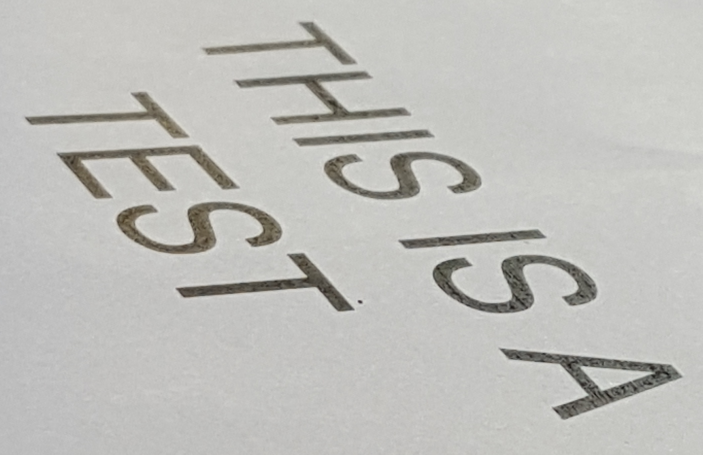
#> input picture skew_correction/debug00_input.png, 1405 x 910 px (shown at 1/2 size); its folder holds only this picture in this run
$ python unproject_text.py debug00_input.png
#> lines starting #> are read from the running program, lines starting #| are printed output that depends on the picture; after the words box and inside, x2 and y2 are one past the last pixel; in counts of white or black regions, pixels touching at a corner belong together
### skew_correction/ellipse.py
from __future__ import print_function

import numpy

# [6 lines left out: function _params_str, not called in this run]

######################################################################

GPARAMS_NAMES = ('x0', 'y0', 'a', 'b', 'theta')
GPARAMS_DISPLAY_NAMES = ('x₀', 'y₀', 'a', 'b', 'θ')

def gparams_str(gparams):
    '''Convert geometric parameters to nice printable string.'''
    return _params_str(GPARAMS_DISPLAY_NAMES, gparams)

# [19 lines left out: function gparams_evaluate, not called in this run]

def gparams_from_conic(conic):

    '''Convert the given conic parameters to geometric ellipse parameters.'''

    k, ab = conic_scale(conic)

    if numpy.isinf(ab):
        return None

    A, B, C, D, E, F = tuple(conic)

    T = B**2 - 4*A*C

    x0 = (2*C*D - B*E)/T
    y0 = (2*A*E - B*D)/T

    S = A*E**2 + C*D**2 - B*D*E + (B**2 - 4*A*C)*F
    U = numpy.sqrt((A - C)**2 + B**2)

    a = -numpy.sqrt(2*S*(A+C+U))/T
    b = -numpy.sqrt(2*S*(A+C-U))/T

    theta = numpy.arctan2(C-A-U, B)

    return numpy.array((x0, y0, a, b, theta))

def _gparams_sincos_from_moments(m):

    '''Convert from moments to canonical parameters, except postpone the
    final arctan until later. Formulas determined largely by trial and
    error.
    '''

    m00, m10, m01, mu20, mu11, mu02 = tuple(m)

    x0 = m10 / m00
    y0 = m01 / m00

    A = 4*mu02/m00
    B = -8*mu11/m00
    C = 4*mu20/m00

    U = numpy.sqrt((A - C)**2 + B**2)
    T = B**2 - 4*A*C
    S = 1.0

    a = -numpy.sqrt(2*S*(A+C+U))/T
    b = -numpy.sqrt(2*S*(A+C-U))/T

    # we want a * b * pi = m00
    #
    # so if we are off by some factor, we should scale a and b by this factor
    #
    # we need to fix things up somehow because moments have 6 DOF and
    # ellipse has only 5.
    area = numpy.pi * a * b
    scl = numpy.sqrt(m00 / area)
    a *= scl
    b *= scl

    sincos = numpy.array([C-A-U, B])
    sincos /= numpy.linalg.norm(sincos)

    s, c = sincos

    return numpy.array((x0, y0, a, b, s, c))

# [10 lines left out: function gparams_from_moments, not called in this run]

######################################################################

CONIC_NAMES = ('A', 'B', 'C', 'D', 'E', 'F')
CONIC_DISPLAY_NAMES = ('A', 'B', 'C', 'D', 'E', 'F')

# [4 lines left out: function conic_str, not called in this run]

def conic_scale(conic):

    '''Returns a pair (k, ab) for the given conic parameters, where k is
the scale factor to divide all parameters by in order to normalize
them, and ab is the product of the semimajor and semiminor axis
(i.e. the ellipse's area, divided by pi). If the conic does not
describe an ellipse, then this returns infinity, infinity.
    '''

    A, B, C, D, E, F = tuple(conic)

    T = 4*A*C - B*B

    if T < 0.0:
        return numpy.inf, numpy.inf

    S = A*E**2 + B**2*F + C*D**2 - B*D*E - 4*A*C*F

    if not S:
        return numpy.inf, numpy.inf


    k = 0.25*T**2/S
    ab = 2.0*S/(T*numpy.sqrt(T))

    return k, ab

# [14 lines left out: function conic_from_points, not called in this run]

def conic_transform(conic, H):

    '''Returns the parameters of a conic after being transformed through a
3x3 homography H. This is straightforward since a conic can be
represented as a symmetric matrix (see
https://en.wikipedia.org/wiki/Matrix_representation_of_conic_sections).
    '''

    A, B, C, D, E, F = tuple(conic)

    M = numpy.array([[A, 0.5*B, 0.5*D],
                     [0.5*B, C, 0.5*E],
                     [0.5*D, 0.5*E, F]])

    Hinv = numpy.linalg.inv(H)

    M = numpy.dot(Hinv.T, numpy.dot(M, Hinv))

    A = M[0, 0]
    B = M[0, 1]*2
    C = M[1, 1]
    D = M[0, 2]*2
    E = M[1, 2]*2
    F = M[2, 2]

    return numpy.array((A, B, C, D, E, F))

def _conic_from_gparams_sincos(gparams_sincos):

    x0, y0, a, b, s, c = gparams_sincos

    A = a**2 * s**2 + b**2 * c**2
    B = 2*(b**2 - a**2) * s * c
    C = a**2 * c**2 + b**2 * s**2
    D = -2*A*x0 - B*y0
    E = -B*x0 - 2*C*y0
    F = A*x0**2 + B*x0*y0 + C*y0**2 - a**2*b**2

    return numpy.array((A, B, C, D, E, F))

# [11 lines left out: function conic_from_gparams, not called in this run]

def conic_from_moments(moments):

    g = _gparams_sincos_from_moments(moments)

    return _conic_from_gparams_sincos(g)

######################################################################

MOMENTS_NAMES = ('m00', 'm10', 'm01', 'mu20', 'mu11', 'mu02')
MOMENTS_DISPLAY_NAMES = ('m₀₀', 'm₁₀', 'm₀₁', 'mu₂₀', 'mu₁₁', 'mu₀₂')

def moments_from_dict(m):

    '''Create shape moments tuple from a dictionary (i.e. returned by cv2.moments).'''
    return numpy.array([m[n] for n in MOMENTS_NAMES])

def moments_str(m):
    '''Convert shape moments to nice printable string.'''
    return _params_str(MOMENTS_DISPLAY_NAMES, m)


# [318 lines left out: functions moments_from_gparams, moments_from_conic, _perspective_transform, _test_moments, _test_ellipse, not called in this run]

# [3 lines that do not run on import are left out]

### skew_correction/unproject_text.py


from __future__ import unicode_literals, print_function

import sys
import numpy as np
import scipy.optimize
import matplotlib.pyplot as plt
import cv2
import ellipse

DEBUG_IMAGES = []

def debug_show(name, src):

    global DEBUG_IMAGES

    filename = 'debug{:02d}_{}.png'.format(len(DEBUG_IMAGES), name)
    cv2.imwrite(filename, src)

    h, w = src.shape[:2]

    fx = w/1280.0
    fy = h/700.0

    f = 1.0/np.ceil(max(fx, fy))

    if f < 1.0:
        img = cv2.resize(src, (0, 0), None, f, f, cv2.INTER_AREA)
    else:
        img = src.copy()

    DEBUG_IMAGES.append(img)

def translation(x, y):
    return np.array([[1, 0, x], [0, 1, y], [0, 0, 1]], dtype=float)

def rotation(theta):
    c = np.cos(theta)
    s = np.sin(theta)
    return np.array([[c, -s, 0], [s, c, 0], [0, 0, 1]], dtype=float)

def perspective_warp(a, b):
    return np.array([[1, 0, 0], [0, 1, 0], [a, b, 1]], dtype=float)

def slant(sx):
    return np.array([[1, sx, 0], [0, 1, 0], [0, 0, 1]], dtype=float)

def softmax(x, k=1.0):
    b = x.max()
    return np.log( np.exp(k*(x-b)).sum() ) / k + b

def skewed_widths(contours, H):
    xvals = []
    for c in contours:
        pts = cv2.perspectiveTransform(c, H)
        x = pts[:,:,0]
        xvals.append( x.max() - x.min() )
    xvals = np.array(xvals)
    return softmax(xvals, 0.1)

def centered_warp(u0, v0, a, b):
    return np.dot(translation(u0, v0),
                  np.dot(perspective_warp(a, b),
                         translation(-u0, -v0)))

def warp_containing_points(img, pts, H, border=4, shape_only=False):

    '''
    display = img.copy()
    for pt in pts.reshape((-1,2)).astype(int):
        cv2.circle(display, tuple(pt), 4, (255, 0, 0),
                   -1, cv2.LINE_AA)
    debug_show('warp', display)
    '''

    pts2 = cv2.perspectiveTransform(pts, H)
    x0, y0, w, h = cv2.boundingRect(pts2)
    print('got bounding rect', x0, y0, w, h)
    T = translation(-x0+border, -y0+border)
    TH = np.dot(T, H)

    if shape_only:
        return (h+2*border, w+2*border), TH
    else:
        dst = cv2.warpPerspective(img, TH, (w+2*border, h+2*border),
                                  borderMode=cv2.BORDER_REPLICATE)
        return dst, TH

def conic_area_discrepancy(conics, x, H, opt_results=None):

    areas = []

    for conic in conics:
        cx = ellipse.conic_transform(conic, H)
        k, ab = ellipse.conic_scale(cx)
        if np.isinf(ab):
            areas.append(1e20)
        else:
            areas.append(ab)

    areas = np.array(areas)

    areas /= areas.mean() # rescale so mean is 1.0
    areas -= 1 # subtract off mean

    rval = 0.5*np.dot(areas, areas)

    if opt_results is not None:
        if not opt_results or rval < opt_results[-1][-1]:
            opt_results.append( (x, H, rval) )

    return rval

def threshold(img):

    if len(img.shape) > 2:
        img = cv2.cvtColor(img, cv2.COLOR_RGB2GRAY)

    mean = img.mean()
    if mean < 100:
        img = 255-img

    return cv2.adaptiveThreshold(img, 255, cv2.ADAPTIVE_THRESH_MEAN_C,
                                 cv2.THRESH_BINARY_INV, 101, 21)

def get_contours(img):

    work = threshold(img)

    debug_show('threshold', work)

    contours, hierarchy = cv2.findContours(work, cv2.RETR_CCOMP,
                                              cv2.CHAIN_APPROX_NONE)

    return contours, hierarchy

def get_conics(img, contours, hierarchy,
               abs_area_cutoff=0.0001, mean_area_cutoff=0.15):

    hierarchy = hierarchy.reshape((-1, 4))

    conics = []
    used_contours = []
    areas = []
    okcontours = []
    allchildren = []
    pts = np.empty((0,1,2), dtype='float32')
    centroid_accum = np.zeros(2)
    total_area = 0.0

    centroids = []

    abs_area_cutoff *= img.shape[0] * img.shape[1]
    print('abs_area_cutoff = ',abs_area_cutoff)

    for i, (c, h) in enumerate(zip(contours, hierarchy.reshape((-1, 4)))):

        next_idx, prev_idx, child_idx, parent_idx = h

        if parent_idx >= 0:
            continue

        m = ellipse.moments_from_dict(cv2.moments(c))

        if m[0] <= abs_area_cutoff:
            continue

        children = []

        while child_idx >= 0:
            child_contour = contours[child_idx]
            cm = cv2.moments(child_contour)
            if cm['m00'] > abs_area_cutoff:
                children.append(child_contour)
                allchildren.append(child_contour)
            child_idx = hierarchy[child_idx][0]

        if children:
            work = np.zeros(img.shape[:2], dtype=np.uint8)
            cv2.drawContours(work, contours, i, (1,1,1), -1)
            cv2.drawContours(work, children, -1, (0,0,0), -1)
            m = ellipse.moments_from_dict(cv2.moments(work, True))

        centroids.append(m[1:3]/m[0])
        centroid_accum += m[1:3]
        total_area += m[0]
        pts = np.vstack((pts, c.astype('float32')))
        conic = ellipse.conic_from_moments(m)
        okcontours.append(c)
        conics.append(conic)
        areas.append(m[0])

    display = img.copy()
    cv2.drawContours(display, okcontours+allchildren,
                     -1, (0, 255, 0),
                     6, cv2.LINE_AA)

    debug_show('contours_only', display)

    for c, a in zip(okcontours, areas):

        x, y, w, h = cv2.boundingRect(c)


        s = str('{:,d}'.format(int(a)))
        #ctr = (x + w/2 - 15*len(s), y+h/2+10)
        ctr = (x, y+h+20)

        cv2.putText(display, s, ctr,
                    cv2.FONT_HERSHEY_SIMPLEX, 2.0,
                    (0, 0, 0), 12, cv2.LINE_AA)

        cv2.putText(display, s, ctr,
                    cv2.FONT_HERSHEY_SIMPLEX, 2.0,
                    (0, 255, 0), 6, cv2.LINE_AA)

    debug_show('contours', display)

    areas = np.array(areas)
    amean = areas.mean()

    print('got {} contours with {} small.'.format(
        len(areas), (areas < mean_area_cutoff*amean).sum()))

    idx = np.where(areas > mean_area_cutoff*amean)[0]

    conics = np.array(conics)
    conics = conics[idx]
    centroid_accum /= total_area

    display = img.copy()
    for conic in conics:
        x0, y0, a, b, theta = ellipse.gparams_from_conic(conic)
        cv2.ellipse(display, (int(x0), int(y0)), (int(a), int(b)),
                    theta*180/np.pi, 0, 360, (0,0,255), 6, cv2.LINE_AA)

    debug_show('conics', display)

    contours = [okcontours[i].astype('float32') for i in idx]

    if 0:

        centroids = np.array([centroids[i] for i in idx])
        areas = areas[idx]

        # [8 lines left out: function polyfit, not called in this run]

        xfit, xr2 = polyfit(centroids[:,0], areas)
        yfit, yr2 = polyfit(centroids[:,1], areas)

        xlabel = 'X coordinate (r²={:.2f})'.format(xr2)
        ylabel = 'Y coordinate (r²={:.2f})'.format(yr2)

        plt.plot(centroids[:,0], areas, 'b.', zorder=1)
        plt.plot(centroids[:,1], areas, 'r.', zorder=1)
        plt.gca().autoscale(False)
        plt.plot([0, 3000], np.polyval(xfit, [0,3000]), 'b--',
                 zorder=0, label=xlabel)
        plt.plot([0, 3000], np.polyval(yfit, [0,3000]), 'r--',
                 zorder=0, label=ylabel)
        plt.legend(loc='upper right')
        plt.xlabel('X/Y coordinate (px)')
        plt.ylabel('Contour area (px²)')
        plt.savefig('position-vs-area.pdf')


    return conics, contours, centroid_accum

def optimize_conics(conics, p0):

    x0 = np.array([0.0, 0.0])

    hfunc = lambda x: centered_warp(p0[0], p0[1], x[0], x[1])

    opt_results = []

    f = lambda x: conic_area_discrepancy(conics, x, hfunc(x), opt_results)

    res = scipy.optimize.minimize(f, x0, method='Powell')

    H = hfunc(res.x)

    rects = []

    if 0:

        phi = np.linspace(0, 2*np.pi, 16, endpoint=False)
        width, height = 0, 0
        for x, H, fval in opt_results:
            allxy = []
            for conic in conics:
                Hconic = ellipse.conic_transform(conic, H)
                gparams = ellipse.gparams_from_conic(Hconic)
                x, y = ellipse.gparams_evaluate(gparams, phi)
                xy = np.dstack((x.reshape((-1, 1, 1)), y.reshape((-1, 1, 1))))
                allxy.append(xy)
            allxy = np.vstack(tuple(allxy)).astype(np.float32)
            rect = cv2.boundingRect(allxy)
            rects.append(rect)
            x, y, w, h = rect
            width = max(width, w)
            height = max(height, h)
        border = int(0.05 * min(width, height))
        width += border
        height += border
        aspect = float(width)/height
        if aspect < 2.0:
            width = 2*height
        else:
            height = width/2

        for i, (rect, (x, H, fval)) in enumerate(zip(rects, opt_results)):
            display = np.zeros((height, width), dtype=np.uint8)
            x, y, w, h = rect
            xoffs = width/2 - (x+w/2)
            yoffs = height/2 - (y+h/2)
            for conic in conics:
                Hconic = ellipse.conic_transform(conic, H)
                x0, y0, a, b, theta = ellipse.gparams_from_conic(Hconic)
                cv2.ellipse(display, (int(x0+xoffs), int(y0+yoffs)), (int(a), int(b)),
                            theta*180/np.pi, 0, 360, (255,255,255), 6, cv2.LINE_AA)
            cv2.putText(display, 'Area discrepancy: {:.3f}'.format(fval),
                        (16, height-24), cv2.FONT_HERSHEY_SIMPLEX, 2.0,
                        (255,255,255), 6, cv2.LINE_AA)
            cv2.imwrite('frame{:04d}.png'.format(i), display)

    return H

def orientation_detect(img, contours, H, rho=8.0, ntheta=512):

    # ignore this, just deal with edge-detected text

    pts = np.vstack(tuple(contours))

    shape, TH = warp_containing_points(img, pts, H, shape_only=True)

    text_edges = np.zeros(shape, dtype=np.uint8)

    for contour in contours:
        contour = cv2.perspectiveTransform(contour.astype(np.float32), TH)
        cv2.drawContours(text_edges, [contour.astype(int)], 0, (255,255,255))

    debug_show('edges', text_edges)

    # generate a linspace of thetas
    thetas = np.linspace(-0.5*np.pi, 0.5*np.pi, ntheta, endpoint=False)

    # rho is pixels per r bin in polar (theta, r) histogram
    # irho is bins per pixel
    irho = 1.0/rho

    # get height and width
    h, w = text_edges.shape

    # maximum bin index is given by hypotenuse of (w, h) divided by pixels per bin
    bin_max = int(np.ceil(np.hypot(w, h)*irho))

    # initialize zeroed histogram height bin_max and width num theta
    hist = np.zeros((bin_max, ntheta))

    # let u and v be x and y coordinates (respectively) of non-zero
    # pixels in edge map
    v, u = np.mgrid[0:h, 0:w]
    v = v[text_edges.view(bool)]
    u = u[text_edges.view(bool)]

    # get center coordinates
    u0 = w*0.5
    v0 = h*0.5

    # for each i and theta = thetas[i]
    for i, theta in enumerate(thetas):

        # for each nonzero edge pixel, compute bin in r direction from
        # pixel location and cos/sin of theta
        bin_idx =  ( (-(u-u0)*np.sin(theta) # x term
                      + (v-v0)*np.cos(theta))*irho # y term, both
                                                   # divided by pixels
                                                   # per bin
                     + 0.5*bin_max ) # offset for center pixel

        assert( bin_idx.min() >= 0 and bin_idx.max() < bin_max )

        # 0.5 is for correct rounding here
        #
        # e.g. np.bincount([1, 1, 0, 3]) = [1, 2, 0, 1]
        # returns count of each integer in the array

        bc = np.bincount((bin_idx + 0.5).astype(int))

        # push this into the histogram
        hist[:len(bc),i] = bc

    # number of zero pixels in each column
    num_zero = (hist == 0).sum(axis=0)

    # find the maximum number of zero pixels
    best_theta_idx = num_zero.argmax()

    # actual detected theta - could just return this now
    theta = thetas[best_theta_idx]

    # compose with previous homography
    RH = np.dot(rotation(-theta), H)

    if 1: # just debug visualization

        debug_hist = (255*hist/hist.max()).astype('uint8')
        debug_hist = cv2.cvtColor(debug_hist, cv2.COLOR_GRAY2RGB)

        cv2.line(debug_hist,
                 (best_theta_idx, 0),
                 (best_theta_idx, bin_max), (255,0,0),
                 1, cv2.LINE_AA)

        debug_show('histogram', debug_hist)

        p0 = np.array((u0, v0))
        t = np.array((np.cos(theta), np.sin(theta)))

        warped = cv2.warpPerspective(img, TH, (shape[1], shape[0]),
                                     borderMode=cv2.BORDER_REPLICATE)


        debug_show('prerotate_noline', warped)

        cv2.line(warped,
                 tuple(map(int, p0 - rho*bin_max*t)),
                 tuple(map(int, p0 + rho*bin_max*t)),
                 (255, 0, 0),
                 6, cv2.LINE_AA)

        debug_show('prerotate', warped)

        warped, _ = warp_containing_points(img, pts, RH)
        debug_show('preskew', warped)

    return RH


def skew_detect(img, contours, RH):

    hulls = [cv2.convexHull(c) for c in contours]
    pts = np.vstack(tuple(hulls))


    display, TRH = warp_containing_points(img, pts, RH)

    for h in hulls:
        h = cv2.perspectiveTransform(h, TRH).astype(int)
        cv2.drawContours(display, [h], 0, (255, 0, 255), 6, cv2.LINE_AA)

    debug_show('convex_hulls_before', display)

    f = lambda x: skewed_widths(contours, np.dot(slant(x), RH))

    res = scipy.optimize.minimize_scalar(f, (-2.0, 0.0, 2.0))

    SRH = np.dot(slant(res.x), RH)
    warped, Hfinal = warp_containing_points(img, pts, SRH)

    display = warped.copy()

    for h in hulls:
        h = cv2.perspectiveTransform(h, Hfinal).astype(int)
        cv2.drawContours(display, [h], 0, (255, 0, 255), 6, cv2.LINE_AA)

    debug_show('convex_hulls_after', display)

    debug_show('final', warped)

    return SRH

def main():

    img = cv2.imread(sys.argv[1])
#> img is the input picture: shape (910, 1405, 3); mean B, G, R 186.6, 190.4, 190.7
    debug_show('input', img)
#> in debug_show, `img = cv2.resize(src, (0, 0), None, f, f, cv2.INTER_AREA)`:
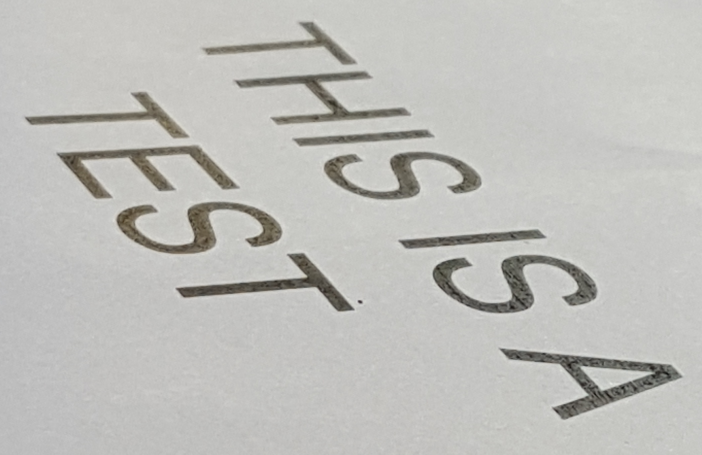
#> img: shape (455, 702, 3); mean B, G, R 186.8, 190.5, 190.8

    contours, hierarchy = get_contours(img)
#> in threshold, `mean = img.mean()`: mean = 189.2
#> in threshold, `return cv2.adaptiveThreshold(img, 255, cv2.ADAPTIVE_THRESH_MEAN_C, cv2..`:
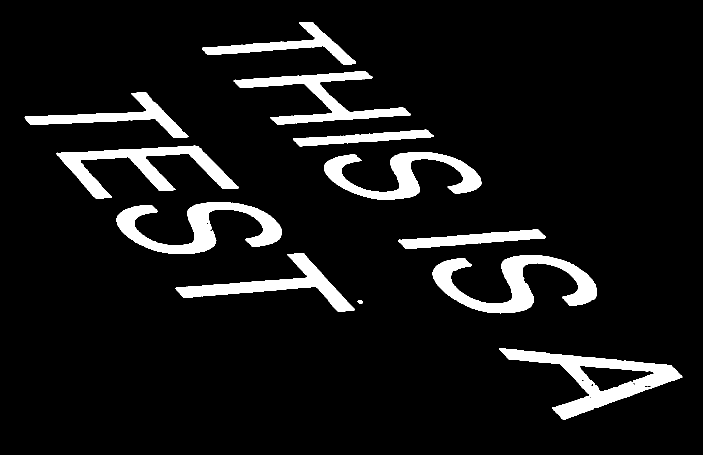
#> returned value: shape (910, 1405) (shown at 1/2 size); 8.4% white; 12 white regions
#> call 2 of debug_show, with name = 'threshold'
#> in debug_show (call 2), `filename = 'debug{:02d}_{}.png'.format(len(DEBUG_IMAGES), name)`: filename = 'debug01_threshold.png'
#> in debug_show (call 2), `img = cv2.resize(src, (0, 0), None, f, f, cv2.INTER_AREA)`:
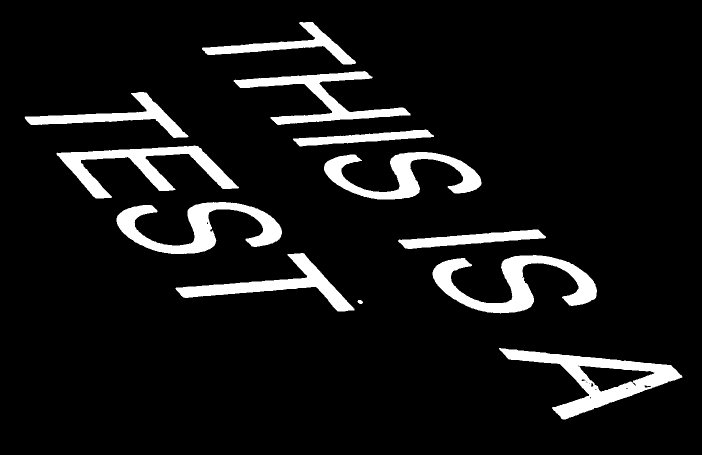
#> img: shape (455, 702); min 0, max 255, mean 21.4
#> in get_contours, `contours, hierarchy = cv2.findContours(work, cv2.RETR_CCOMP, cv2.CHAIN..`: contours = 25 contours, 8 with area under 20; largest, box (x1, y1, x2, y2) and area: (998, 696, 1365, 839) 18266, (865, 510, 1194, 627) 13639, (233, 404, 564, 508) 12386, (113, 291, 478, 397) 11360, (648, 304, 963, 399) 10621

    conics, contours, centroid = get_conics(img, contours, hierarchy)
#| abs_area_cutoff =  127.855
#> the loop in get_conics, `for i, (c, h) in enumerate(zip(contours, hierarchy.reshape((-1, 4)))): ` made 25 passes
#> (next_idx, prev_idx, parent_idx, total_area) on pass 1: (13, -1, -1, 14583)
#> after the loop in get_conics, `for i, (c, h) in enumerate(zip(contours, hierarchy.reshape((-1, 4)))):`:
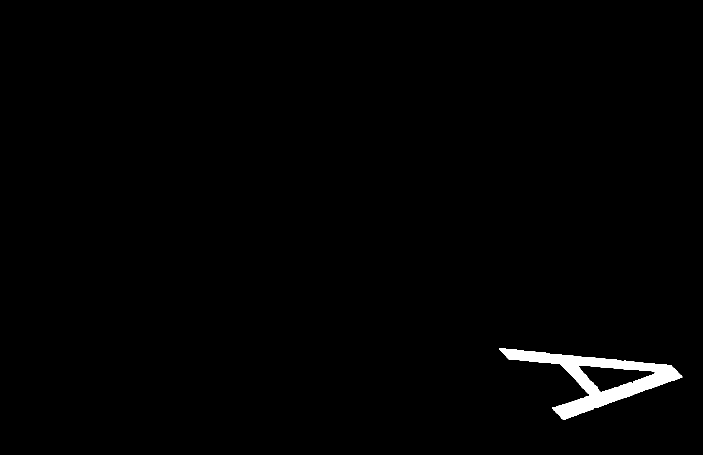
#> work: shape (910, 1405) (shown at 1/2 size); values 0 (black) and 1 (white), 1.1% white; 1 white region
#> after the loop in get_conics, `for i, (c, h) in enumerate(zip(contours, hierarchy.reshape((-1, 4)))):`: allchildren = 1 contour; box (x1, y1, x2, y2) and area: (1158, 731, 1310, 784) 3974; areas = [14583, 13639, 9228.5, 4926, 12386, 10621, 11359.5, 3909.5, 6616, 9629, 5717]; centroids = [[1194.8, 756.6], [1029.4, 567], [554.6, 570.6], [943, 477.8], [397, 454.6], [805, 350.3], [283.7, 333], [726.1, 275.6], [235.4, 233.5], [643.1, 194.6], [577.9, 90.9]]; conics = 11 items; okcontours = 11 contours; largest, box (x1, y1, x2, y2) and area: (998, 696, 1365, 839) 18266, (865, 510, 1194, 627) 13639, (233, 404, 564, 508) 12386, (113, 291, 478, 397) 11360, (648, 304, 963, 399) 10621; total_area = 102614.5
#> (the rest of the program and of its run is left out)
